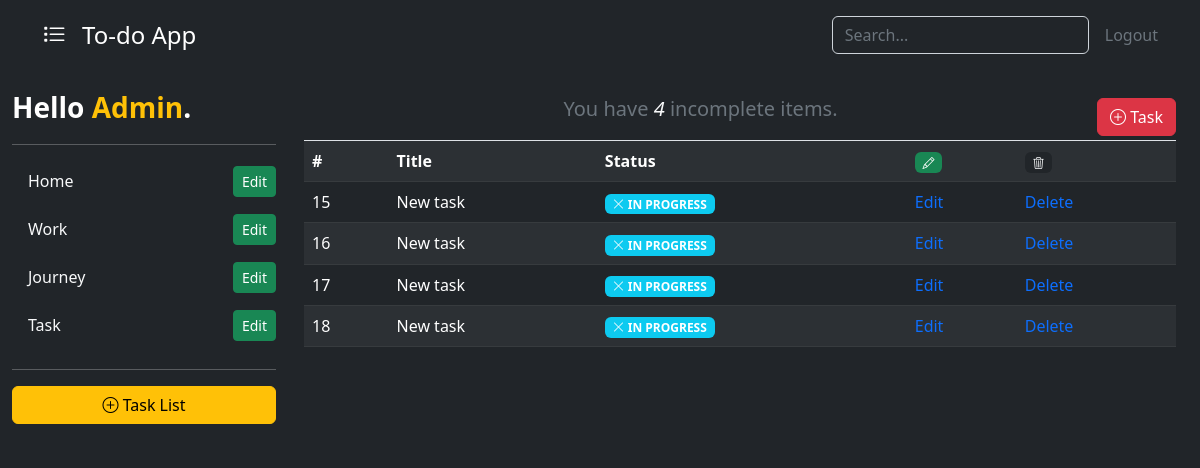
Page /task-list/4/ (signed in) on the committed database.
### base/models.py (models this page shows, shortened)
class TaskList(models.Model):
    user = models.ForeignKey(User, on_delete=models.CASCADE, null=True, blank=True)
    title = models.CharField(max_length=250)
    def __str__(self):
        return self.title

class Task(models.Model):
    task_list = models.ForeignKey(TaskList, on_delete=models.CASCADE, null=True, blank=True)
    user = models.ForeignKey(User, on_delete=models.CASCADE, null=True, blank=True)
    title = models.CharField(max_length=250)
    description = models.TextField(null=True, blank=True)
    PRIORITY_CHOICES = [
        ('I', 'Important'),
        ('NI', 'Not Important'),
        ('VI', 'Very Important'),
    ]
    priority = models.CharField(
        max_length=2,
        choices=PRIORITY_CHOICES,
        default='NI',
    )
    complete = models.BooleanField(default=False)
    created = models.DateTimeField(auto_now_add=True)
    class Meta:
        ordering = ['complete']

### base/views.py (the view)
class ToDoListdetail(LoginRequiredMixin, DetailView):
    model = TaskList
    context_object_name = 'task_list'
    template_name = 'base/task.html'
    def get_context_data(self, **kwargs):
        context = super().get_context_data(**kwargs)
        context["task_lists"] = TaskList.objects.filter(user=self.request.user)
        context['tasks'] = Task.objects.filter(task_list=context['task_list'].id)
        context['task_count'] = context['tasks'].filter(complete=False).count()
        search_input = self.request.GET.get('search-area') or ''
        if search_input:
            context['task_lists'] = context['task_lists'].filter(title__startswith=search_input)
        context['search_input'] = search_input
        return context

### base/templates/base/task.html (shortened to what this page needs)
{% extends 'base/task_list.html' %}
{% block content %}
<div class="d-flex justify-content-between align-items-center border-bottom">
    <p class="fs-5 text-secondary">You have <span class="fst-italic text-light">{{task_count}}</span> incomplete item{{task_count|pluralize}}.</p>
    <a href={% url 'task-create' task_list.id %} class="btn btn-danger"><i class="bi bi-plus-circle"></i> Task</a>
</div>
<table class="table table-striped table-dark">
    <tr>
        <th>#</th>
        <th>Title</th>
        <th>Status</th>
        <th>
            <span class="badge bg-success"><i class="bi bi-pencil "></i></span>
        </th>
        <th>
            <span class="badge bg-dark"><i class="bi bi-trash3  text-light"></i></span>
        </th>
    </tr>
    {% for task in tasks %}
    <tr>
        <td>{{task.id}}</td>
        <td>{{task.title}}</td>
        <td>
            {% if task.complete %}
                <span class="badge bg-success"><i class="bi bi-check"></i> DONE</span>
            {% else %}
                <span class="badge bg-info"><i class="bi bi-x-lg"></i> IN PROGRESS</span>
            {% endif %}
        </td>
        <td><a href={% url 'task-update' task.id %} class="text-decoration-none">Edit</a></td>
        <td><a href={% url 'task-delete' task.id %} class="text-decoration-none">Delete</a></td>
    </tr>
    {% empty %}
    <tr>
        <td colspan="5"><h3>No task is defined</h3></td>
    </tr>
    {% endfor %}
</table>
{% endblock content %}

### base/templates/base/task_list.html (shortened to what this page needs)
<!DOCTYPE html>
{% load static %}
<html>
    <head>
        <link rel="stylesheet" type="text/css" href={% static 'style/bootstrap.min.css' %} />
        <link rel="stylesheet" type="text/css" href={% static 'style/bootstrap-icons.css' %} />
    </head>
    <body class="container-fluid m-0 p-0 text-bg-dark">
        <header class="p-3 text-bg-dark">
            <div class="container">
              <div class="d-flex flex-wrap align-items-center justify-content-center justify-content-lg-start">
                <a href="/" class="d-flex align-items-center mb-2 mb-lg-0 fs-4 text-white text-decoration-none">
                    <i class="bi bi-list-task me-3"></i> To-do App
                </a>
                <form class="col-12 col-lg-auto mb-3 mb-lg-0 me-lg-3" role="search" method="GET">
                  <input type="search" class="form-control form-control-dark text-bg-dark" placeholder="Search..." name="search-area" value="{{search_input}}" aria-label="Search">
                </form>
                <div class="text-end">
                    {% if request.user.is_authenticated %}
                        <a href={% url 'logout' %} class="text-secondary text-decoration-none">Logout</a>
                    {% else %}
                        <a href={% url 'login' %} class="btn btn-outline-light me-2">Login</a>
                        <a href={% url 'register' %} class="btn btn-warning">Register</a>
                    {% endif %}
                </div>
              </div>
            </div>
        </header>
        <div class="container-xxl bd-gutter bd-layout d-flex" style="min-height: 100vh;">
            <div class="sidebar">
                <div class="d-flex flex-column flex-shrink-0 py-3 pe-3 text-bg-dark" style="width: 280px;">
                    <a href="/" class="d-flex align-items-center mb-3 mb-md-0 me-md-auto text-white text-decoration-none">
                        <span class="fs-3 fw-bold">Hello <span class="text-warning">{{ request.user|title }}</span>.</span>
                    </a>
                    <hr>
                    <ul class="nav nav-pills flex-column mb-auto">
                        {% for task_list in task_lists %}
                        <li class="nav-item d-flex justify-content-between align-items-center mb-2">
                            <a href="{% url 'task-list' task_list.id %}" class="nav-link text-light" aria-current="{{task_list}}">{{task_list|title}}</a>
                            <a href="{% url 'task-list-update' task_list.id %}" class="btn btn-success btn-sm">Edit</a>
                        </li>
                        {% empty %}
                        <p>No lists are created</p>
                        <li>
                            <a href={% url 'task-list-create' %} class="btn btn-danger"><i class="bi bi-plus-circle"></i> Task List</a>
                        </li>
                        {% endfor %}
                    </ul>
                    <hr>
                    <a href={% url 'task-list-create' %} class="btn btn-warning">
                        <i class="bi bi-plus-circle"></i> Task List
                    </a>
                </div>
            </div>
            <div class="container pt-4">
                {% block content %}{% endblock content %}
            </div>
        </div>
    </body>
</html>

### rows in the picture
TaskList: title "Home"
TaskList: title "Work"
TaskList: title "Journey"
TaskList: title "Task"
Task: id "15", title "New task", complete False (drawn)
Task: id "16", title "New task", complete False (drawn)
Task: id "17", title "New task", complete False (drawn)
Task: id "18", title "New task", complete False (drawn)

### other values in the picture
{{ request.user|title }} "Admin"
{{ task_count }} "4"
